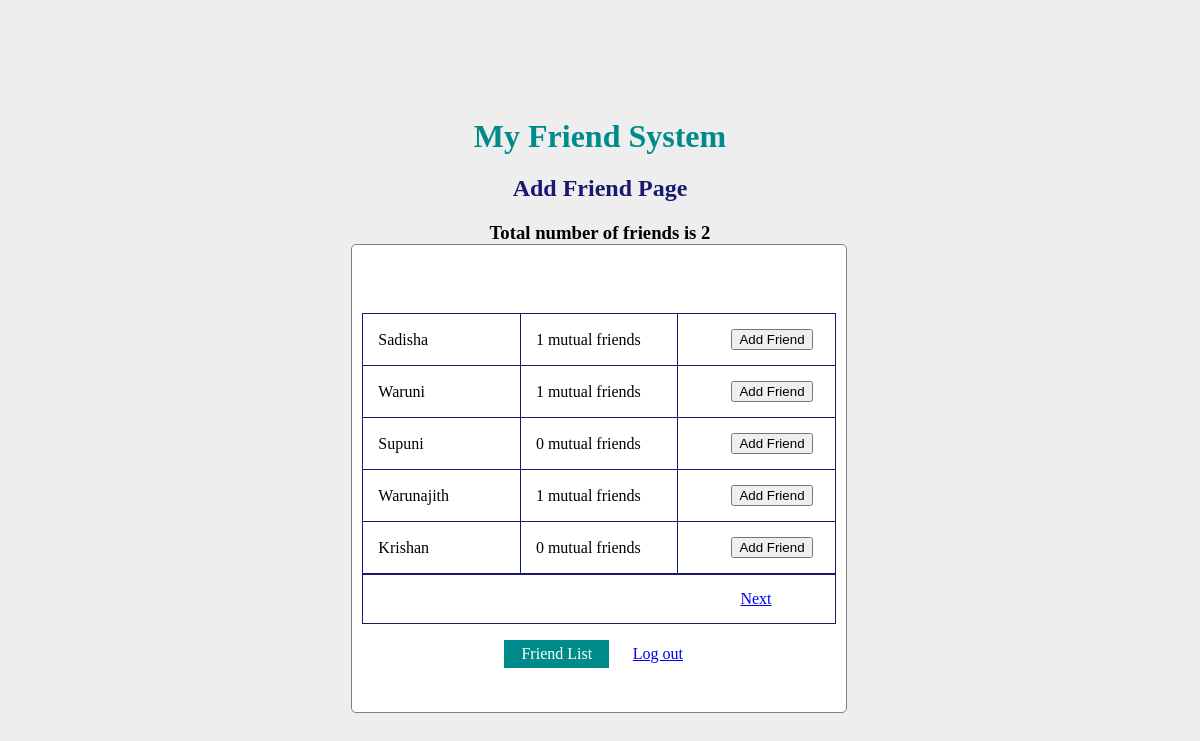
The page /pages/friendadd.php (signed in) on the database its author committed.
### tables this page shows
CREATE TABLE `friends` (
  `friend_id` int(11) UNSIGNED NOT NULL,
  `friend_email` varchar(100) NOT NULL,
  `password` varchar(100) NOT NULL,
  `profile_name` varchar(100) NOT NULL,
  `date_started` timestamp NOT NULL DEFAULT current_timestamp() ON UPDATE current_timestamp()
);

### pages/friendadd.php (the view, shortened to what this page needs)
<?php
include "../database/db_conn.php";
if (isset($_SESSION['id']) && isset($_SESSION['email'])) {
    $id = $_SESSION['id'];
    $range=5;
	if(isset($_REQUEST['pageno'])){
		$pageno=$_REQUEST['pageno'];
		$start=($range*($pageno-1));
	}
	else{
		$pageno=1;
		$start=0;
	}
    $sql_all="SELECT * FROM friends WHERE friend_id NOT IN(SELECT friend_id2 FROM myfriends WHERE friend_id1='$id') AND friend_id!='$id'";
	$result_all = mysqli_query($conn, $sql_all);
	$last_page=ceil(($result_all->num_rows)/$range);
	$sql_all="SELECT * FROM myfriends  WHERE friend_id1='$id'";
	$result_all = mysqli_query($conn, $sql_all);
?>
<!DOCTYPE html>
<html lang="en">
<head>
    <link rel ="stylesheet" type="text/css" href="../resources/style.php?theme=DarkCyan"/>
</head>
<body>
<h1>My Friend System</h1>
    <h2>Add Friend Page</h2>
    <h3>Total number of friends is <?php echo $result_all->num_rows;?></h3>
    <div>
        <form class="one">
        <table>
            <?php
                $sql="SELECT friend_id, profile_name FROM friends WHERE friend_id NOT IN(SELECT friend_id2 FROM myfriends WHERE friend_id1='$id') AND friend_id!='$id' LIMIT $start, $range";
                $result = mysqli_query($conn, $sql);
                    while($raw=$result->fetch_array()){
            ?>
                <tr>
                    <td><?php echo $raw['profile_name']?></td>
                    <td><?php
                    $idf=$raw['friend_id'];
                    $sql_mutual="SELECT  COUNT(friend_id2)-COUNT(DISTINCT(friend_id2)) AS count FROM myfriends WHERE friend_id1='$id' OR friend_id1='$idf'";
                    $result_mutual = mysqli_query($conn, $sql_mutual);
                    foreach($result_mutual as $Count){
                        echo $Count['count'];
                    }
                    ?> mutual friends</td>
                    <td><form method="post" action="<?php echo $_SERVER['PHP_SELF']?>">
                        <input type="submit" id = "btn2" name="submit" value="Add Friend"/>
                        </form>
                    </td>
                </tr>
            <?php
                }
            ?><br>
            <table>
            <tr>
                <td>
                    <?php
                    if($pageno<$last_page){
                    ?>
                        <a class="four" href="friendadd.php?pageno=<?php echo $pageno+1; ?>">Next</a>
                    <?php
                    }
                    ?>
                </td>
            </tr>
            </table>
        </table>
            <p>
                <a class = "three" href="friendlist.php" type="button">Friend List</button>
                <a class = "two" href="logout.php" type="button">Log out</button>
            </p>
        </form>
    </div>
</body>
</html>
<?php
}else{
     header("Location: login.php");
     exit();
}
?>

### rows shown on the page
friends: profile_name "Sadisha", count "1"
friends: profile_name "Waruni", count "1"
friends: profile_name "Supuni", count "0"
friends: profile_name "Warunajith", count "1"
friends: profile_name "Krishan", count "0"

### other values the page prints
$result_all->num_rows "2"
